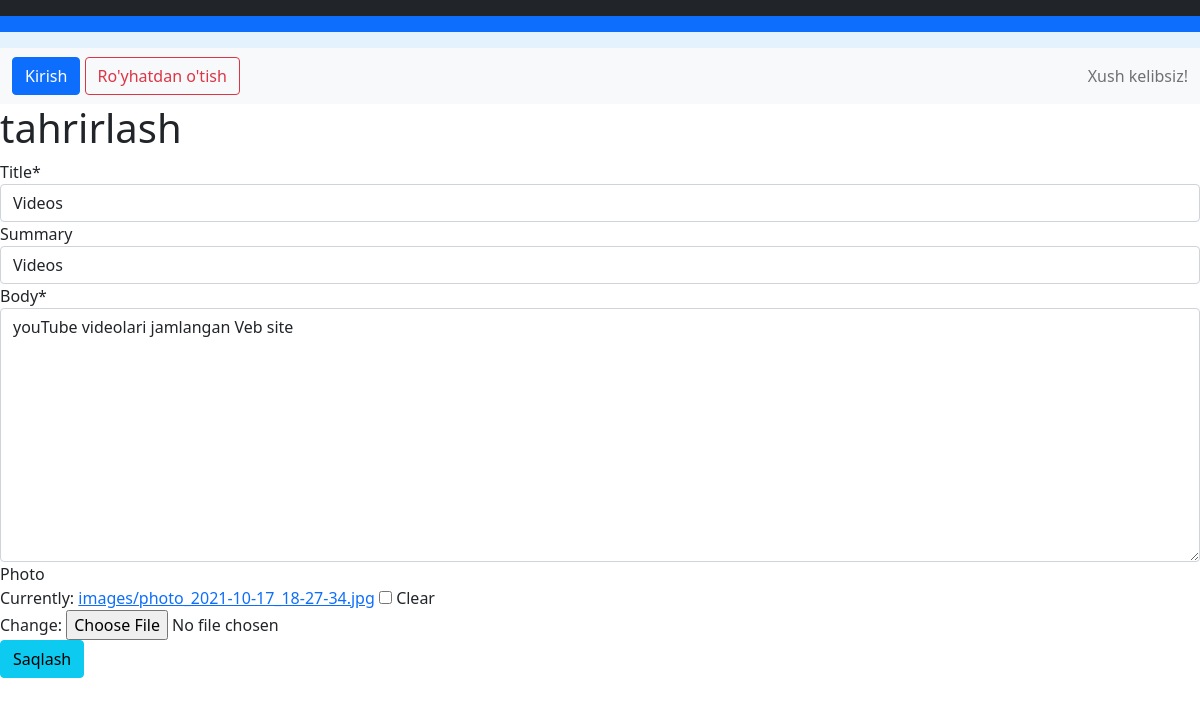
Page /articles/7/edit/ on the committed database.
### articles/models.py (models this page shows, shortened)
class Articles(models.Model):
    title = models.CharField(max_length=200)
    summary = models.CharField(max_length=200, blank=True)
    body = models.TextField()
    photo = models.ImageField(upload_to='images/', blank=True)
    date = models.DateField(auto_now_add=True)
    author = models.ForeignKey(
        get_user_model(),
        on_delete=models.CASCADE,
    )

### articles/views.py (the view)
# urls.py: path('<int:pk>/edit/', ArticlesUpdateView.as_view(), name='article_edit'),
class ArticlesUpdateView(UpdateView):
    model = Articles
    fields = ('title', 'summary', 'body', 'photo',)
    template_name = 'article_edit.html'

### templates/article_edit.html
{% extends 'base.html' %}
{% load crispy_forms_tags %}
{% block content %}
    <h1>tahrirlash</h1>
    <form method="post" enctype="multipart/form-data">{% csrf_token %}
        {{ form|crispy }}
    <button class="btn btn-info ml-2" type="submit">Saqlash</button>
    </form>
{% endblock content %}

### rows in the picture
Articles: title "Videos", summary "Videos", body "youTube videolari jamlangan Veb site"
